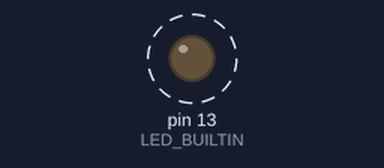
The sketch below on a simulated Arduino Mega 2560, built with avr-gcc and run on an emulated ATmega2560. Shown: output pins drawn as LEDs (lit = HIGH). Dashed ring = blinking. What the sketch prints to the serial monitor is not drawn.

Above: at 0.4 s.
Timing chart, 0 to 3.3 s (numbered marks = the images above):
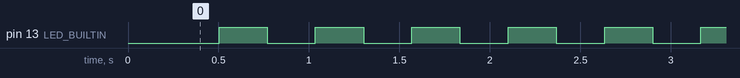

Measured:
- by itself, pin 13 (LED_BUILTIN): alternates HIGH for 0.27 s and LOW for 0.27 s

The sketch:

RS485Blast.ino
```cpp
// (licence header left out)
/*
 * RS485Blast -- diagnostic only.  Saturates the RS-485 driver so a DC meter
 * across A/B can tell "the shield is driving" from "the shield is mute".
 *
 * Writes 0x55 (alternating bits) to Serial1 continuously.  No Modbus framing,
 * no function code, no valid CRC -- a listening slave cannot act on any of it.
 * The DFR0259 in AUTO mode asserts DE whenever data is flowing, so the driver
 * is held on essentially the whole time.
 *
 * Expected at the pair, with 680R bias fitted:
 *   idle (no transmit) ....... 0.44 V DC  (the bias divider alone)
 *   driving .................. anything else -- near 0 V DC, and volts on AC
 * A steady 0.44 V through this sketch means nothing leaves the shield.
 */

const uint32_t LINK_BAUD = 9600;

void setup() {
  Serial.begin(115200);
  Serial1.begin(LINK_BAUD);
  pinMode(LED_BUILTIN, OUTPUT);
  delay(300);
  Serial.println(F("RS485Blast: writing 0x55 to Serial1 at 9600 8N1, continuously."));
  Serial.println(F("Meter on DC across A/B. 0.44 V steady = shield mute."));
}

void loop() {
  // write() blocks once the TX buffer fills, which keeps the UART saturated.
  for (int i = 0; i < 256; i++) Serial1.write(0x55);
  digitalWrite(LED_BUILTIN, !digitalRead(LED_BUILTIN));
}
```
